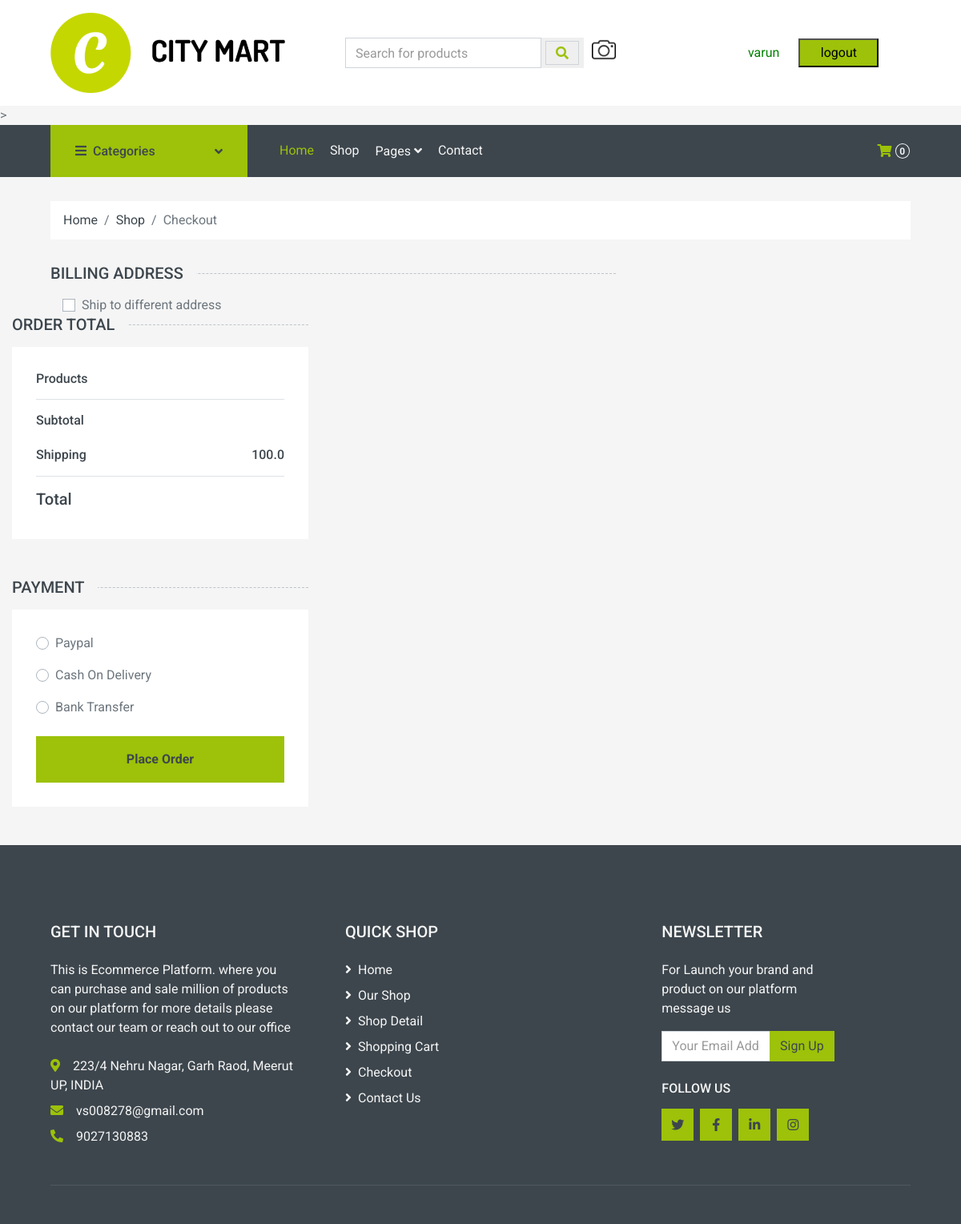
The app's page /checkout (signed in), older data.
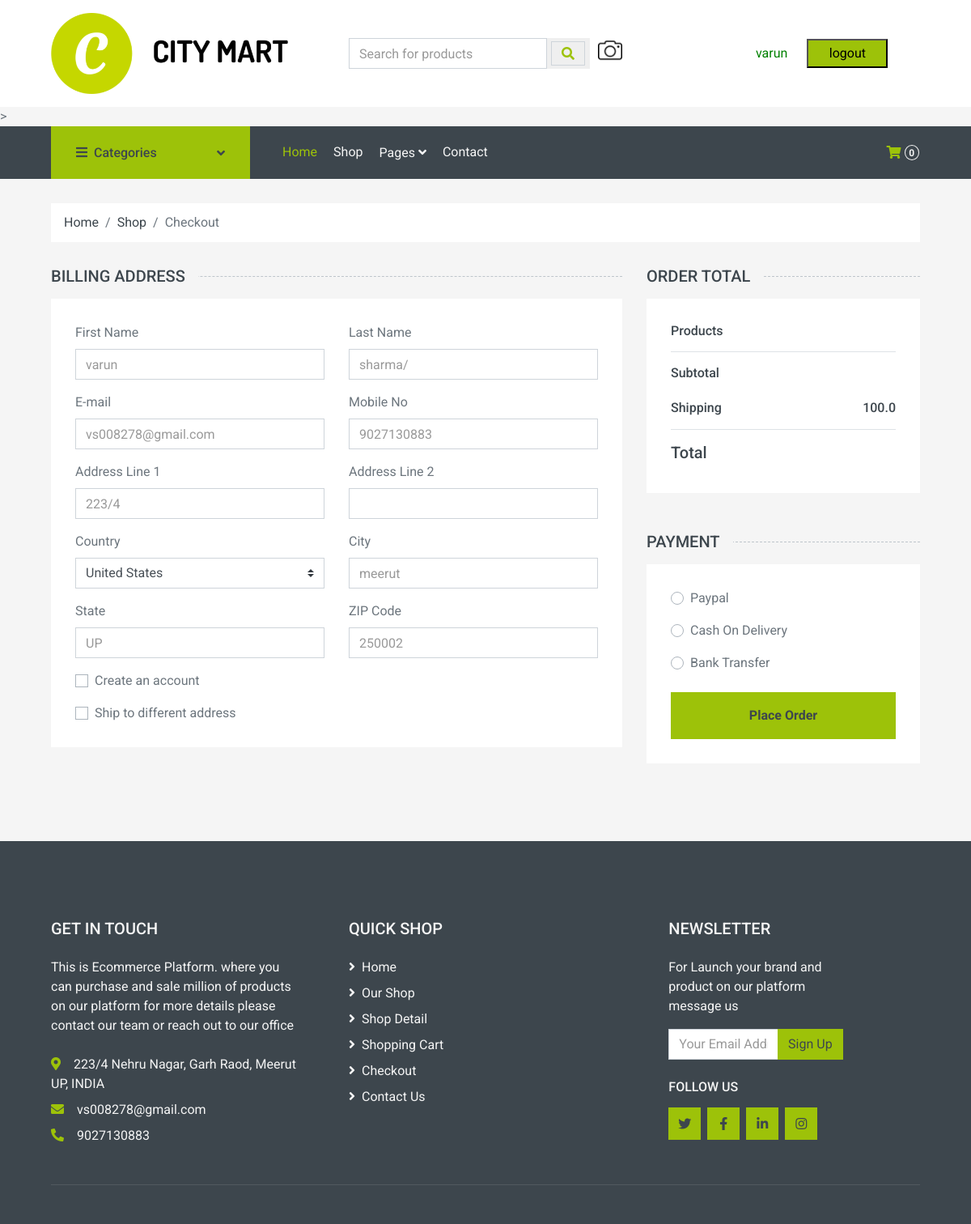
The same page, newer data.
### Shop/models.py (models this page shows)
class Profile(models.Model):
  user_id=models.ForeignKey(User,on_delete=models.CASCADE)
  first_name=models.CharField(max_length=100,default='')
  last_name=models.CharField(max_length=100,default='')
  Phone_no=models.IntegerField(default=0)
  email=models.EmailField()
  address=models.CharField(max_length=300,default='')
  city=models.CharField(max_length=50,default='')
  state=models.CharField(max_length=50,default='')
  zip=models.CharField(max_length=50,default='')

### Checkout/views.py (the view, shortened to what this page needs)
# urls.py: path('checkout',views.checkout,name='checkout')
@login_required(login_url='login')
def checkout(request):
    profile=Profile.objects.filter(user_id=request.user)
    total = cart_total_amount(request)
    total = total['cart_total_amount']+100
    return render(request, 'checkout.html', {'total': total,'profile':profile})

### templates/checkout.html (shortened to what this page needs)
{% load static %}
<!DOCTYPE html>
<html lang="en">
  <head>
    <link
      href="https://cdnjs.cloudflare.com/ajax/libs/font-awesome/5.10.0/css/all.min.css"
      rel="stylesheet"
    />
    <link href="{% static 'lib/animate/animate.min.css' %}" rel="stylesheet" />
    <link
      href="{% static 'lib/owlcarousel/assets/owl.carousel.min.css' %}"
      rel="stylesheet"
    />
    <link href="{% static 'css/style.css' %}" rel="stylesheet" />
  </head>
  <body>
    <div>{% include 'navbar.html' %}</div>
    <div class="container-fluid">
      <div class="row px-xl-5">
        <div class="col-12">
          <nav class="breadcrumb bg-light mb-30">
            <a class="breadcrumb-item text-dark" href="#">Home</a>
            <a class="breadcrumb-item text-dark" href="#">Shop</a>
            <span class="breadcrumb-item active">Checkout</span>
          </nav>
        </div>
      </div>
    </div>
    <div class="container-fluid">
      <div class="row px-xl-5">
        <div class="col-lg-8">
          <h5 class="section-title position-relative text-uppercase mb-3">
            <span class="bg-secondary pr-3">Billing Address</span>
          </h5>
          {%for profile in profile%}
          <div class="bg-light p-30 mb-5">
            <div class="row">
              <div class="col-md-6 form-group">
                <label>First Name</label>
                <input class="form-control" name="name" type="text" placeholder={{profile.first_name}} />
              </div>
              <div class="col-md-6 form-group">
                <label>Last Name</label>
                <input class="form-control" type="text" placeholder={{profile.last_name}}/>
              </div>
              <div class="col-md-6 form-group">
                <label>E-mail</label>
                <input
                  class="form-control"
                  type="text"
                  placeholder={{profile.email}}
                />
              </div>
              <div class="col-md-6 form-group">
                <label>Mobile No</label>
                <input
                  class="form-control"
                  type="text"
                  placeholder={{profile.Phone_no}}
                />
              </div>
              <div class="col-md-6 form-group">
                <label>Address Line 1</label>
                <input
                  class="form-control"
                  type="text"
                  placeholder={{profile.address}}
                />
              </div>
              <div class="col-md-6 form-group">
                <label>Address Line 2</label>
                <input
                  class="form-control"
                  type="text"
                  placeholder=''
                />
              </div>
            <div class="col-md-6 form-group">
                <label>Country</label>
                <select class="custom-select">
                  <option selected>United States</option>
                </select>
              </div>
              <div class="col-md-6 form-group">
                <label>City</label>
                <input
                  class="form-control"
                  type="text"
                  placeholder={{profile.city}}
                />
              </div>
              <div class="col-md-6 form-group">
                <label>State</label>
                <input
                  class="form-control"
                  type="text"
                  placeholder={{profile.state}}
                />
              </div>
              <div class="col-md-6 form-group">
                <label>ZIP Code</label>
                <input class="form-control" type="text" placeholder={{profile.zip}} />
              </div>
              <div class="col-md-12 form-group">
                <div class="custom-control custom-checkbox">
                  <label class="custom-control-label" for="newaccount"
                    >Create an account</label
                  >
                </div>
              </div>
              {%endfor%}
              <div class="col-md-12">
                <div class="custom-control custom-checkbox">
                  <label
                    class="custom-control-label"
                    for="shipto"
                    data-toggle="collapse"
                    data-target="#shipping-address"
                    >Ship to different address</label
                  >
                </div>
              </div>
            </div>
          </div>
        </div>
        <div class="col-lg-4">
          <h5 class="section-title position-relative text-uppercase mb-3">
            <span class="bg-secondary pr-3">Order Total</span>
          </h5>
          <div class="bg-light p-30 mb-5">
            <div class="border-bottom">
              <h6 class="mb-3">Products</h6>
            </div>
            <div class="border-bottom pt-3 pb-2">
              <div class="d-flex justify-content-between mb-3">
                <h6>Subtotal</h6>
              </div>
              <div class="d-flex justify-content-between">
                <h6 class="font-weight-medium">Shipping</h6>
                <h6 class="font-weight-medium">100.0</h6>
              </div>
            </div>
            <div class="pt-2">
              <div class="d-flex justify-content-between mt-2">
                <h5>Total</h5>
              </div>
            </div>
          </div>
          <div class="mb-5">
            <h5 class="section-title position-relative text-uppercase mb-3">
              <span class="bg-secondary pr-3">Payment</span>
            </h5>
            <div class="bg-light p-30">
              <div class="form-group">
                <div class="custom-control custom-radio">
                  <label class="custom-control-label" for="paypal"
                    >Paypal</label
                  >
                </div>
              </div>
              <div class="form-group">
                <div class="custom-control custom-radio">
                  <label class="custom-control-label" for="directcheck"
                    >Cash On Delivery</label
                  >
                </div>
              </div>
              <div class="form-group mb-4">
                <div class="custom-control custom-radio">
                  <label class="custom-control-label" for="banktransfer"
                    >Bank Transfer</label
                  >
                </div>
              </div>
              <form method="POST" >{%csrf_token%}
              <button class="btn btn-block btn-primary font-weight-bold py-3" type="submit">
                Place Order
              </button></form>
            </div>
          </div>
        </div>
      </div>
    </div>
    <div>{% include 'footer.html' %}</div>
  </body>
</html>

### templates/navbar.html (shortened to what this page needs)
{% load static %}
<!DOCTYPE html>
<html lang="en">
  <head>
    <link rel="stylesheet" href="{% static 'css/style.css' %}" />
    <link
      href="https://cdnjs.cloudflare.com/ajax/libs/font-awesome/5.10.0/css/all.min.css"
      rel="stylesheet"
    />
    <link href="{% static 'lib/animate/animate.min.css' %}" rel="stylesheet" />
    <link
      href="{% static 'lib/owlcarousel/assets/owl.carousel.min.css' %}"
      rel="stylesheet"
    />
  </head>
  <body>
    <div id="nav">
      <div class="container-fluid">
        <div
          class="row align-items-center bg-light py-3 px-xl-5 d-none d-lg-flex"
        >
          <div class="col-lg-4">
            <img src="{%static 'img/logo.png'%}" style="height: 100px;"></img>
          </div>
          <div class="col-lg-4 col-6 text-left">
            <form method="POST">
              <div class="input-group">
                <input
                  type="text"
                  class="form-control"
                  name="search"
                  placeholder="Search for products"
                />
                <button type="submit" style="border-style: none">
                  <div class="input-group-append">
                    <span class="input-group-text bg-transparent text-primary">
                      <i class="fa fa-search"></i>
                    </span>
                  </div>
                </button>
              </form>
              <form id="upload-form" action="{% url 'find_product' %}" method="post" enctype="multipart/form-data" style="margin-left: 10px;">
                <label for="image-upload" style="cursor: pointer;">
                    <img src="{% static 'img/camera.png' %}" alt="Camera Icon" width="30" height="30">
                </label>
            </form>
              </div>
          </div>
          <div>
            {% if user.is_authenticated%}
            <h style="margin-right: 20px; color: green">{{user.username}}</h>
            <a href="/logout"
              ><button style="width: 100px; padding: 4px 4px ;background-color: #9dc209;">logout</button></a
            >
            {%endif%}
          </div>
        </div>
      </div>
      >
      <div class="container-fluid bg-dark mb-30">
        <div class="row px-xl-5">
          <div class="col-lg-3 d-none d-lg-block">
            <a
              class="btn d-flex align-items-center justify-content-between bg-primary w-100"
              data-toggle="collapse"
              href="#"
              style="height: 65px; padding: 0 30px"
            >
              <h6 class="text-dark m-0">
                <i class="fa fa-bars mr-2"></i>Categories
              </h6>
              <i class="fa fa-angle-down text-dark"></i>
            </a>
          </div>
          <div class="col-lg-9">
            <nav
              class="navbar navbar-expand-lg bg-dark navbar-dark py-3 py-lg-0 px-0"
            >
              <div
                class="collapse navbar-collapse justify-content-between"
                id="navbarCollapse"
              >
                <div class="navbar-nav mr-auto py-0">
                  <a href="/" class="nav-item nav-link active">Home</a>
                  <a href="/shop" class="nav-item nav-link">Shop</a>
                  <div class="nav-item dropdown">
                    <a
                      href="#"
                      class="nav-link dropdown-toggle"
                      data-toggle="dropdown"
                      >Pages <i class="fa fa-angle-down mt-1"></i
                    ></a>
                  </div>
                  <a href="/contact" class="nav-item nav-link">Contact</a>
                </div>
                <div class="navbar-nav ml-auto py-0 d-none d-lg-block">
                  <a href="/cart" class="btn px-0 ml-3">
                    <i class="fas fa-shopping-cart text-primary"></i>
                    <span
                      class="badge text-secondary border border-secondary rounded-circle"
                      style="padding-bottom: 2px"
                      >0</span
                    >
                  </a>
                </div>
              </div>
            </nav>
          </div>
        </div>
      </div>
    </div>
  </body>
</html>

### templates/footer.html (shortened to what this page needs)
{% load static %}
<!DOCTYPE html>
<html lang="en">
  <head>
    <link
      href="https://cdnjs.cloudflare.com/ajax/libs/font-awesome/5.10.0/css/all.min.css"
      rel="stylesheet"
    />
    <link href="{% static 'lib/animate/animate.min.css' %}" rel="stylesheet" />
    <link
      href="{% static 'lib/owlcarousel/assets/owl.carousel.min.css' %}"
      rel="stylesheet"
    />
    <link href="{% static 'css/style.css' %}" rel="stylesheet" />
  </head>
  <body>
    <div class="container-fluid bg-dark text-secondary mt-5 pt-5">
      <div class="row px-xl-5 pt-5">
        <div class="col-lg-4 col-md-12 mb-5 pr-3 pr-xl-5">
          <h5 class="text-secondary text-uppercase mb-4">Get In Touch</h5>
          <p class="mb-4">
            This is Ecommerce Platform. where you can purchase and sale million
            of products on our platform for more details please contact our team
            or reach out to our office
          </p>
          <p class="mb-2">
            <i class="fa fa-map-marker-alt text-primary mr-3"></i>223/4 Nehru
            Nagar, Garh Raod, Meerut UP, INDIA
          </p>
          <p class="mb-2">
            <i class="fa fa-envelope text-primary mr-3"></i>vs008278@gmail.com
          </p>
          <p class="mb-0">
            <i class="fa fa-phone-alt text-primary mr-3"></i>9027130883
          </p>
        </div>
        <div class="col-lg-8 col-md-12">
          <div class="row">
            <div class="col-md-4 mb-5">
              <h5 class="text-secondary text-uppercase mb-4">Quick Shop</h5>
              <div class="d-flex flex-column justify-content-start">
                <a class="text-secondary mb-2" href="/"
                  ><i class="fa fa-angle-right mr-2"></i>Home</a
                >
                <a class="text-secondary mb-2" href="/shop"
                  ><i class="fa fa-angle-right mr-2"></i>Our Shop</a
                >
                <a class="text-secondary mb-2" href="/shop"
                  ><i class="fa fa-angle-right mr-2"></i>Shop Detail</a
                >
                <a class="text-secondary mb-2" href="/cart"
                  ><i class="fa fa-angle-right mr-2"></i>Shopping Cart</a
                >
                <a class="text-secondary mb-2" href=""
                  ><i class="fa fa-angle-right mr-2"></i>Checkout</a
                >
                <a class="text-secondary" href="/contact"
                  ><i class="fa fa-angle-right mr-2"></i>Contact Us</a
                >
              </div>
            </div>
            <div class="col-md-4 mb-5" style="margin-left: 150px">
              <h5 class="text-secondary text-uppercase mb-4">Newsletter</h5>
              <p>
                For Launch your brand and product on our platform message us
              </p>
              <form action="/login">
                <div class="input-group">
                  <input
                    type="text"
                    class="form-control"
                    placeholder="Your Email Address"
                  />
                  <div class="input-group-append">
                    <button class="btn btn-primary">Sign Up</button>
                  </div>
                </div>
              </form>
              <h6 class="text-secondary text-uppercase mt-4 mb-3">Follow Us</h6>
              <div class="d-flex">
                <a class="btn btn-primary btn-square mr-2" href="#"
                  ><i class="fab fa-twitter"></i
                ></a>
                <a class="btn btn-primary btn-square mr-2" href="#"
                  ><i class="fab fa-facebook-f"></i
                ></a>
                <a class="btn btn-primary btn-square mr-2" href="#"
                  ><i class="fab fa-linkedin-in"></i
                ></a>
                <a class="btn btn-primary btn-square" href="#"
                  ><i class="fab fa-instagram"></i
                ></a>
              </div>
            </div>
          </div>
        </div>
      </div>
      <div
        class="row border-top mx-xl-5 py-4"
        style="border-color: rgba(256, 256, 256, 0.1) !important"
      ></div>
    </div>
  </body>
</html>

Row changes from the older to the newer data that the page shows:
added Profile: name "varun", last_name "sharma/", email "vs008278@gmail.com", Phone_no "9027130883", city "meerut", state "UP", zip "250002"
